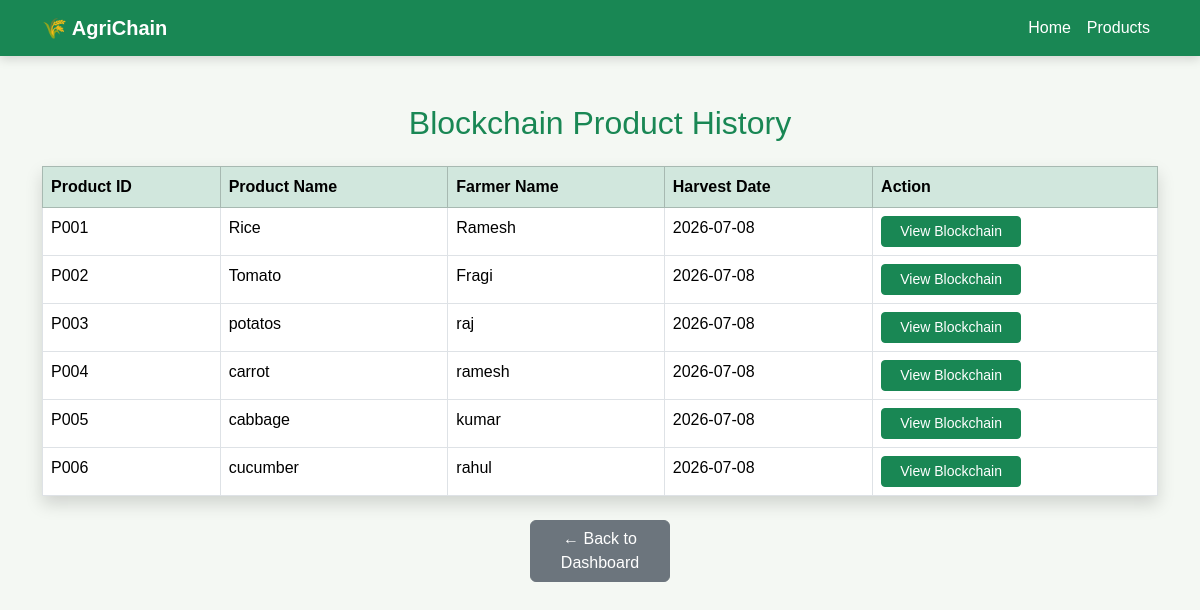
The app's page /history with its own data.
### tables this page shows
CREATE TABLE products(
    product_id TEXT PRIMARY KEY,
    product_name TEXT,
    farmer_name TEXT,
    harvest_date TEXT,
    quantity TEXT
);

### app.py (the view)
@app.route("/history")
def history_list():
    conn = get_connection()
    cursor = conn.cursor()
    cursor.execute("""
        SELECT product_id,
               product_name,
               farmer_name,
               harvest_date
        FROM products
    """)
    products = cursor.fetchall()
    conn.close()
    return render_template(
        "history_list.html",
        products=products
    )

### app.py (called while the page is built)
def get_connection():
    return sqlite3.connect(DATABASE)

### templates/history_list.html (shortened to what this page needs)
<!DOCTYPE html>
<html lang="en">
<head>
    <link href="https://cdn.jsdelivr.net/npm/bootstrap@5.3.3/dist/css/bootstrap.min.css" rel="stylesheet">
    <link rel="stylesheet" href="{{ url_for('static', filename='css/style.css') }}">
</head>
<body>
<nav class="navbar navbar-expand-lg navbar-dark bg-success">
    <div class="container">
        <a class="navbar-brand fw-bold" href="/">🌾 AgriChain</a>
        <div class="navbar-nav ms-auto">
            <a class="nav-link text-white" href="/">Home</a>
            <a class="nav-link text-white" href="/products">Products</a>
        </div>
    </div>
</nav>
<div class="container mt-5">
    <h2 class="text-center text-success mb-4">
        Blockchain Product History
    </h2>
    <table class="table table-bordered table-hover shadow">
        <thead class="table-success">
            <tr>
                <th>Product ID</th>
                <th>Product Name</th>
                <th>Farmer Name</th>
                <th>Harvest Date</th>
                <th>Action</th>
            </tr>
        </thead>
        <tbody>
        {% for product in products %}
            <tr>
                <td>{{ product[0] }}</td>
                <td>{{ product[1] }}</td>
                <td>{{ product[2] }}</td>
                <td>{{ product[3] }}</td>
                <td>
                    <a href="/history/{{ product[0] }}"
                       class="btn btn-success btn-sm">
                        View Blockchain
                    </a>
                </td>
            </tr>
        {% endfor %}
        </tbody>
    </table>
    <div class="text-center mt-4">
        <a href="/" class="btn btn-secondary">
            ← Back to Dashboard
        </a>
    </div>
</div>
</body>
</html>

### static/css/style.css (style rules this page uses)
body { background:#f4f8f3; font-family:Arial, Helvetica, sans-serif; }
.navbar { box-shadow:0 3px 10px rgba(0,0,0,.15); }
.btn { width:140px; }

### records on screen
products: product_id "P001", product_name "Rice", farmer_name "Ramesh", harvest_date "2026-07-08"
products: product_id "P002", product_name "Tomato", farmer_name "Fragi", harvest_date "2026-07-08"
products: product_id "P003", product_name "potatos", farmer_name "raj", harvest_date "2026-07-08"
products: product_id "P004", product_name "carrot", farmer_name "ramesh", harvest_date "2026-07-08"
products: product_id "P005", product_name "cabbage", farmer_name "kumar", harvest_date "2026-07-08"
products: product_id "P006", product_name "cucumber", farmer_name "rahul", harvest_date "2026-07-08"
